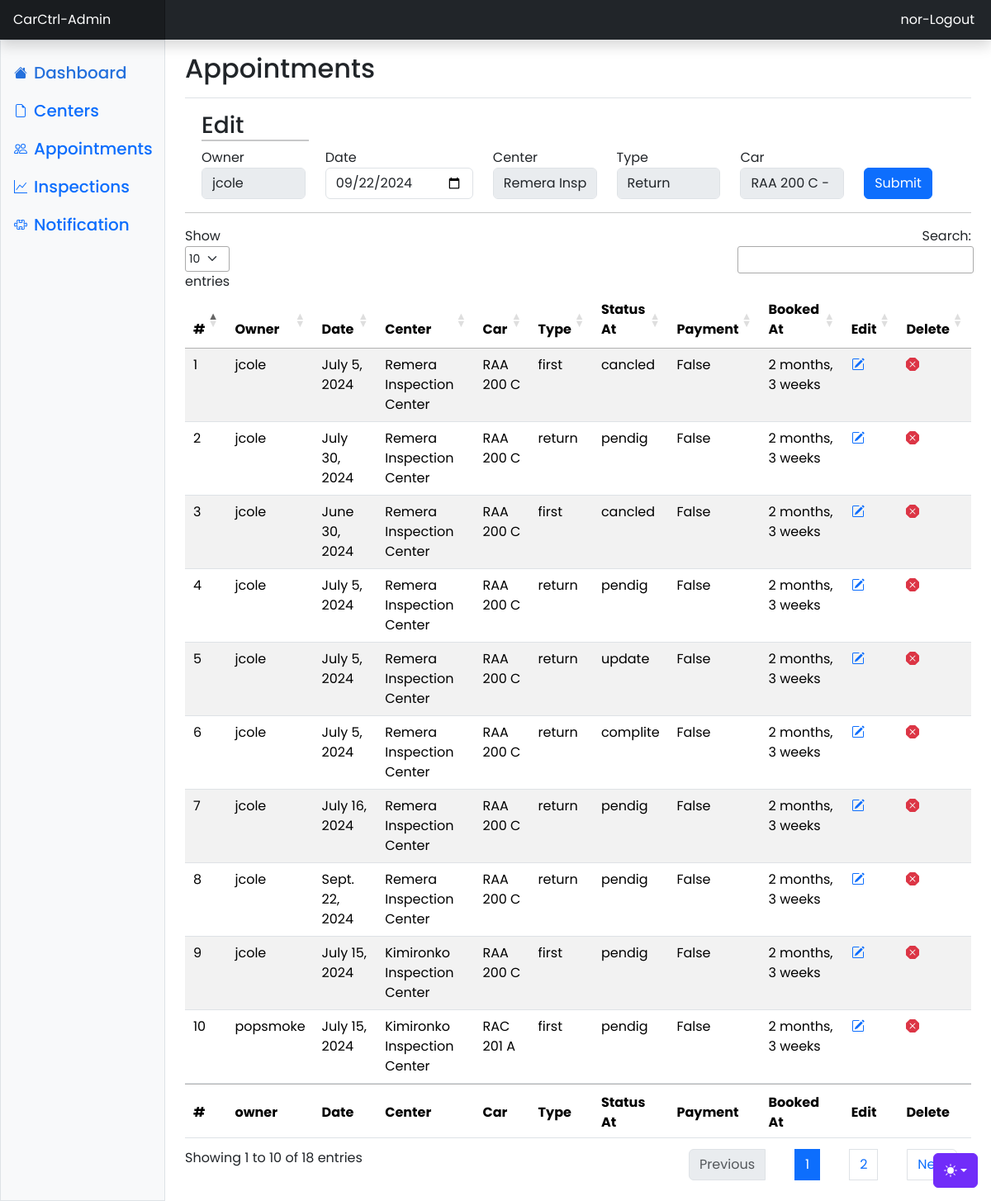
/adminn/appointment/edit/8/ (signed in), run on the app's committed database.
### App/models.py (models this page shows, shortened)
class User(AbstractUser):
    class Role(models.TextChoices):
        OWNER = "OWNER", "Owner"
        ADMIN = "ADMIN", "Admin"
    base_role = Role.ADMIN
    role = models.CharField(max_length=50, choices=Role.choices)
    phone_number = models.CharField(
        validators=[phone_regex], max_length=13, unique=True, null=True
    )
    address = models.CharField(max_length=100, blank=True)
    groups = models.ManyToManyField(
        "auth.Group",
        related_name="users",
        blank=True,
        verbose_name=_("groups"),
        help_text=_("The groups this user belongs to."),
    )
    user_permissions = models.ManyToManyField(
        Permission,
        related_name="users",
        blank=True,
        verbose_name=_("user permissions"),
        help_text=_("Specific permissions for this user."),
    )

class Appointment(models.Model):
    date = models.DateField()
    owner_id = models.ForeignKey(User, on_delete=models.CASCADE)
    center_id = models.ForeignKey(Center, on_delete=models.CASCADE)
    car_id = models.ForeignKey(Car, on_delete=models.CASCADE)
    type = models.CharField(max_length=50, choices=APPOINTMENT_TYPE)
    status = models.CharField(max_length=10, choices=STATUS, default='pendig')
    pstatus = models.BooleanField(default = 0)
    created_at = models.DateTimeField(auto_now_add=True)
    updated_at = models.DateTimeField(auto_now=True)

class Center(models.Model):
    name = models.CharField(max_length=50, unique=True)
    location = models.CharField(max_length=50)
    type = models.CharField(max_length=50, choices=CENTER_TYPE)
    operating_hours = models.CharField(max_length=50, choices=WORKING_HOURS)
    number_of_slots_per_day = models.PositiveIntegerField()
    created_at = models.DateTimeField(auto_now_add=True)
    updated_at = models.DateTimeField(auto_now=True)
    class Meta:
        ordering = ["-created_at"]
    def __str__(self):
        return f"{self.name} - {self.location} - {self.operating_hours} - {self.number_of_slots_per_day}"

class Car(models.Model):
    owner_id = models.ForeignKey(User, on_delete=models.CASCADE)
    model = models.TextField(max_length=50)
    make = models.TextField(max_length=50)
    plate = models.CharField(validators=[plate_regex], max_length=9, unique=True)
    created_at = models.DateTimeField(auto_now_add=True)
    updated_at = models.DateTimeField(auto_now=True)
    def __str__(self):
        return f"{self.plate} - {self.model} - {self.make}  "

### App/views.py (the view)
# urls.py: path('adminn/appointment/edit/<int:pk>/', views.change_appt_date_admin, name="change-appt-date-admin"),
@login_required(login_url='login')
def change_appt_date_admin(request, pk):
    appt = Appointment.objects.get(id=pk)
    email = appt.owner_id.email
    appts = Appointment.objects.filter()
    if request.method == 'POST':
        form = AppointmentFormAdmin(request.POST, instance=appt)
        if form.is_valid():
            apt = form.save(commit=False)
            if datetime.date.today() >= apt.date:
                messages.error(request, f"Invalid date. Make sure to pick a date in the future and no weekends")
            else:
                send_mail("Appointment Changed", f"From AutoMobile Inspection Center- An appointment you had on {appt.date} of vehicle inspection has been changed to a new date{apt.date} by administrator\n Thank you.", settings.EMAIL_HOST_USER, [email])
                messages.success(request, "Appointment Updated")
                return redirect("admin-appointment")
        else:
            messages.error(request, f"{form.errors.as_text()}")
    else:
        form = AppointmentFormAdmin(instance=appt)
    context = {'form': form, 'appointments': appts}
    return render(request, 'admin-edit-appointment.html', context)

### App/templates/App/admin-edit-appointment.html (shortened to what this page needs)
{% load static %}
{% include 'includes/admin-nav.html' %}
{% if user.role == "ADMIN" %}
<main class="col-md-9 ms-sm-auto col-lg-10 px-md-4">
  <div class="d-flex justify-content-between flex-wrap flex-md-nowrap align-items-center pt-3 pb-2 mb-3 border-bottom">
    <h1 class="h2">Appointments</h1>
  </div>
  <div class="container-fluid m-2">
    <h3 style="border-bottom: 2px solid #c7c8c9; width: 130px;">Edit </h3>
    <form method="post">
        <div class="row">
            <div class="col">
                <label for="{{ form.date.id_for_label }}" class="sr-only">Owner</label>
                {{form.owner_id}}
            </div><div class="col">
                <label for="{{ form.date.id_for_label }}" class="sr-only">Date</label>
                {{form.date}}
            </div>
            <div class="col">
                <label for="inlineGridEmail" class="sr-only">Center</label>
                {{form.center_id}}
            </div>
            <div class="col">
                <label for="inlineGridEmail" class="sr-only">Type</label>
                {{form.type}}
            </div>
            <div class="col">
                <label for="inlineGridEmail" class="sr-only">Car</label>
                {{form.car_id}}
            </div>
            <div class="col pt-4">
                <button type="submit" class="btn btn-primary">Submit</button>
            </div>
        </div>
    </form>
</div>
<hr>
  <table id="myTable" class="table table-striped" style="width:100%">
    <thead>
        <tr>
            <th>#</th>
            <th>Owner</th>
            <th>Date</th>
            <th>Center</th>
            <th>Car</th>
            <th>Type</th>
            <th>Status At</th>
            <th>Payment</th>
            <th>Booked At</th>
            <th>Edit</th>
            <th>Delete</th>
        </tr>
    </thead>
    <tbody>
        {% for appointment in appointments %}
    <tr>
        <td>{{appointment.id}}</td>
        <td>{{appointment.owner_id}}</td>
        <td>{{appointment.date}}</td>
        <td>{{appointment.center_id.name}}</td>
        <td>{{appointment.car_id.plate}}</td>
        <td>{{appointment.type}}</td>
        <td>{{appointment.status}}</td>
        <td>{{appointment.pstatus}}</td>
        <td>{{appointment.created_at | timesince}}</td>
        <td><a href="{% url 'change-appt-date-admin' appointment.id %}" class="text-primary">
                </a></td>
        <td><a href="{% url 'cancle-appt' appointment.id %}" class="text-danger" onclick="return confirm('Are you sure Cancle Appointment?');">
            </a></td>
    </tr>
    {% endfor %}
    </tbody>
    <tfoot>
        <tr>
            <th>#</th>
            <th>owner</th>
            <th>Date</th>
            <th>Center</th>
            <th>Car</th>
            <th>Type</th>
            <th>Status At</th>
            <th>Payment</th>
            <th>Booked At</th>
            <th>Edit</th>
            <th>Delete</th>
        </tr>
    </tfoot>
</table>
</main>
{% else %}
    <h1>You have no Permissions</h1>
    <h3><a href="{% url 'owner-home' %}">Go back</a></h3>
    {%  endif %}
{% include 'includes/admin-footer.html' %}

### App/templates/App/includes/admin-nav.html (shortened to what this page needs)
{% load static %}
<!doctype html>
<html lang="en" data-bs-theme="auto">
<head>
  <link rel="stylesheet" href="https://cdn.datatables.net/1.13.5/css/jquery.dataTables.min.css" />
  <link rel="stylesheet" href="https://cdn.jsdelivr.net/npm/@docsearch/css@3">
  <link href="{% static 'assets/dist/css/bootstrap.min.css'%}" rel="stylesheet">
  <link href="https://cdn.jsdelivr.net/npm/bootstrap-icons@1.10.5/font/bootstrap-icons.min.css" rel="stylesheet">
  <link href="{% static 'assets/css/dashboard.css'%}" rel="stylesheet">
</head>
<body>
  {% if user.role == "ADMIN" %}
  <div class="dropdown position-fixed bottom-0 end-0 mb-3 me-3 bd-mode-toggle">
    <button class="btn btn-bd-primary py-2 dropdown-toggle d-flex align-items-center" id="bd-theme" type="button"
      aria-expanded="false" data-bs-toggle="dropdown" aria-label="Toggle theme (auto)">
      <svg class="bi my-1 theme-icon-active" width="1em" height="1em">
        <use href="#circle-half"></use>
      </svg>
    </button>
  </div>
  <header class="navbar sticky-top bg-dark flex-md-nowrap p-0 shadow" data-bs-theme="dark">
    <a class="navbar-brand col-md-3 col-lg-2 me-0 px-3 fs-6 text-white" href="/">CarCtrl-Admin</a>
    <a href="{% url 'logoutAc' %}" class="text-white" style="padding-right: 20px; text-decoration: none;">{{ user.username }}-Logout</a>
  </header>
  <div class="container-fluid">
    <div class="row">
      <div class="sidebar border border-right col-md-3 col-lg-2 p-0 bg-body-tertiary">
        <div class="offcanvas-md offcanvas-end bg-body-tertiary" tabindex="-1" id="sidebarMenu"
          aria-labelledby="sidebarMenuLabel">
          <div class="offcanvas-body d-md-flex flex-column p-0 pt-lg-3 overflow-y-auto">
            <ul class="nav flex-column">
              <li class="nav-item">
                <a class="nav-link d-flex align-items-center gap-2 active" aria-current="page" href="{% url 'admin-home' %}">
                  <svg class="bi">
                    <use xlink:href="#house-fill" />
                  </svg>
                  Dashboard
                </a>
              </li>
              <li class="nav-item">
                <a class="nav-link d-flex align-items-center gap-2" href="{% url 'center'%}">
                  <svg class="bi">
                    <use xlink:href="#file-earmark" />
                  </svg>
                  Centers
                </a>
              </li>
              <li class="nav-item">
                <a class="nav-link d-flex align-items-center gap-2" href="{% url 'admin-appointment' %}">
                  <svg class="bi">
                    <use xlink:href="#people" />
                  </svg>
                  Appointments
                </a>
              </li>
              <li class="nav-item">
                <a class="nav-link d-flex align-items-center gap-2" href="{% url 'admin-inspections' %}">
                  <svg class="bi">
                    <use xlink:href="#graph-up" />
                  </svg>
                  Inspections
                </a>
              </li>
              <li class="nav-item">
                <a class="nav-link d-flex align-items-center gap-2" href="{% url 'notofications' %}">
                  <svg class="bi">
                    <use xlink:href="#puzzle" />
                  </svg>
                  Notification
                </a>
              </li>
            </ul>
          </div>
        </div>
      </div>
      {% endif %}

### static/assets/css/dashboard.css (style rules this page uses)
body { margin: 0; font-family: 'Poppins', sans-serif; background-color: #fff; }
.bi { display: inline-block; width: 1rem; height: 1rem; }
.sidebar .nav-link { font-size: 20px; font-weight: 500; }
.sidebar .nav-link.active { color: #2470dc; }
.navbar-brand { padding-top: .75rem; padding-bottom: .75rem; background-color: rgba(0, 0, 0, .25); box-shadow: inset -1px 0 0 rgba(0, 0, 0, .25); }

### App/templates/App/includes/admin-nav.html (style rules this page uses)
.bi { vertical-align: -.125em; fill: currentColor; }
.btn-bd-primary { --bd-violet-bg: #712cf9; --bd-violet-rgb: 112.520718, 44.062154, 249.437846; --bs-btn-font-weight: 600; --bs-btn-color: var(--bs-white); --bs-btn-bg: var(--bd-violet-bg); --bs-btn-border-color: var(--bd-violet-bg); --bs-btn-hover-color: var(--bs-white); --bs-btn-hover-bg: #6528e0; --bs-btn-hover-border-color: #6528e0; --bs-btn-focus-shadow-rgb: var(--bd-violet-rgb); --bs-btn-active-color: var(--bs-btn-hover-color); --bs-btn-active-bg: #5a23c8; --bs-btn-active-border-color: #5a23c8; }
.bd-mode-toggle { z-index: 1500; }

### data on the page
User: username "nor"
Appointment: owner_id "jcole", date "09/22/2024", center_id "Remera Inspection Center - Kigali-Remera - 9:00 AM - 5:00 AM - 30", type "Return", car_id "RAA 200 C - MayBach - Mercedece", id "8", date "Sept. 22, 2024", center_id.name "Remera Inspection Center", car_id.plate "RAA 200 C", type "return", status "pendig", pstatus "False", created_at "2 months, 3 weeks"
Appointment: id "1", owner_id "jcole", date "July 5, 2024", center_id.name "Remera Inspection Center", car_id.plate "RAA 200 C", type "first", status "cancled", pstatus "False", created_at "2 months, 3 weeks"
Appointment: id "2", owner_id "jcole", date "July 30, 2024", center_id.name "Remera Inspection Center", car_id.plate "RAA 200 C", type "return", status "pendig", pstatus "False", created_at "2 months, 3 weeks"
Appointment: id "3", owner_id "jcole", date "June 30, 2024", center_id.name "Remera Inspection Center", car_id.plate "RAA 200 C", type "first", status "cancled", pstatus "False", created_at "2 months, 3 weeks"
Appointment: id "4", owner_id "jcole", date "July 5, 2024", center_id.name "Remera Inspection Center", car_id.plate "RAA 200 C", type "return", status "pendig", pstatus "False", created_at "2 months, 3 weeks"
Appointment: id "5", owner_id "jcole", date "July 5, 2024", center_id.name "Remera Inspection Center", car_id.plate "RAA 200 C", type "return", status "update", pstatus "False", created_at "2 months, 3 weeks"
Appointment: id "6", owner_id "jcole", date "July 5, 2024", center_id.name "Remera Inspection Center", car_id.plate "RAA 200 C", type "return", status "complite", pstatus "False", created_at "2 months, 3 weeks"
Appointment: id "7", owner_id "jcole", date "July 16, 2024", center_id.name "Remera Inspection Center", car_id.plate "RAA 200 C", type "return", status "pendig", pstatus "False", created_at "2 months, 3 weeks"
Appointment: id "9", owner_id "jcole", date "July 15, 2024", center_id.name "Kimironko Inspection Center", car_id.plate "RAA 200 C", type "first", status "pendig", pstatus "False", created_at "2 months, 3 weeks"
Appointment: id "10", owner_id "popsmoke", date "July 15, 2024", center_id.name "Kimironko Inspection Center", car_id.plate "RAC 201 A", type "first", status "pendig", pstatus "False", created_at "2 months, 3 weeks"
